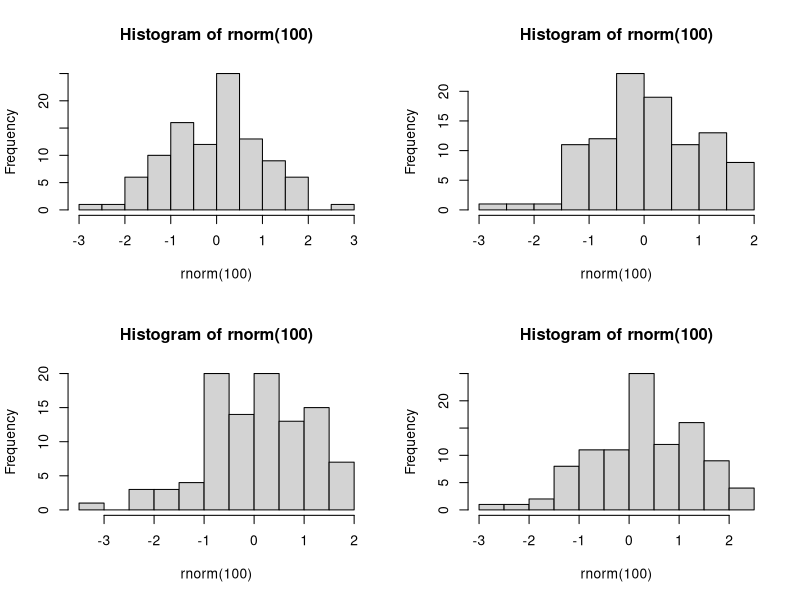

R code for this plot:
## ---- chunk 1
library(tidyverse)
## ---- chunk 2
merged_data = 
  read_csv("data/Merged_expectation.csv", show_col_types = FALSE)

merged_data
## ---- chunk 3
merged_data %>% 
  select(year, life_expect, bmi, alcohol) %>% 
  filter(year > 2012)
## ---- chunk 4
par(mfrow = c(2, 2)) # Create a 2 x 2 plotting matrix
# The next 4 plots created will be plotted next to each other

# 2013
hist(rnorm(100))

# 2014
hist(rnorm(100))

# 2015
hist(rnorm(100))
# 2016
hist(rnorm(100))
